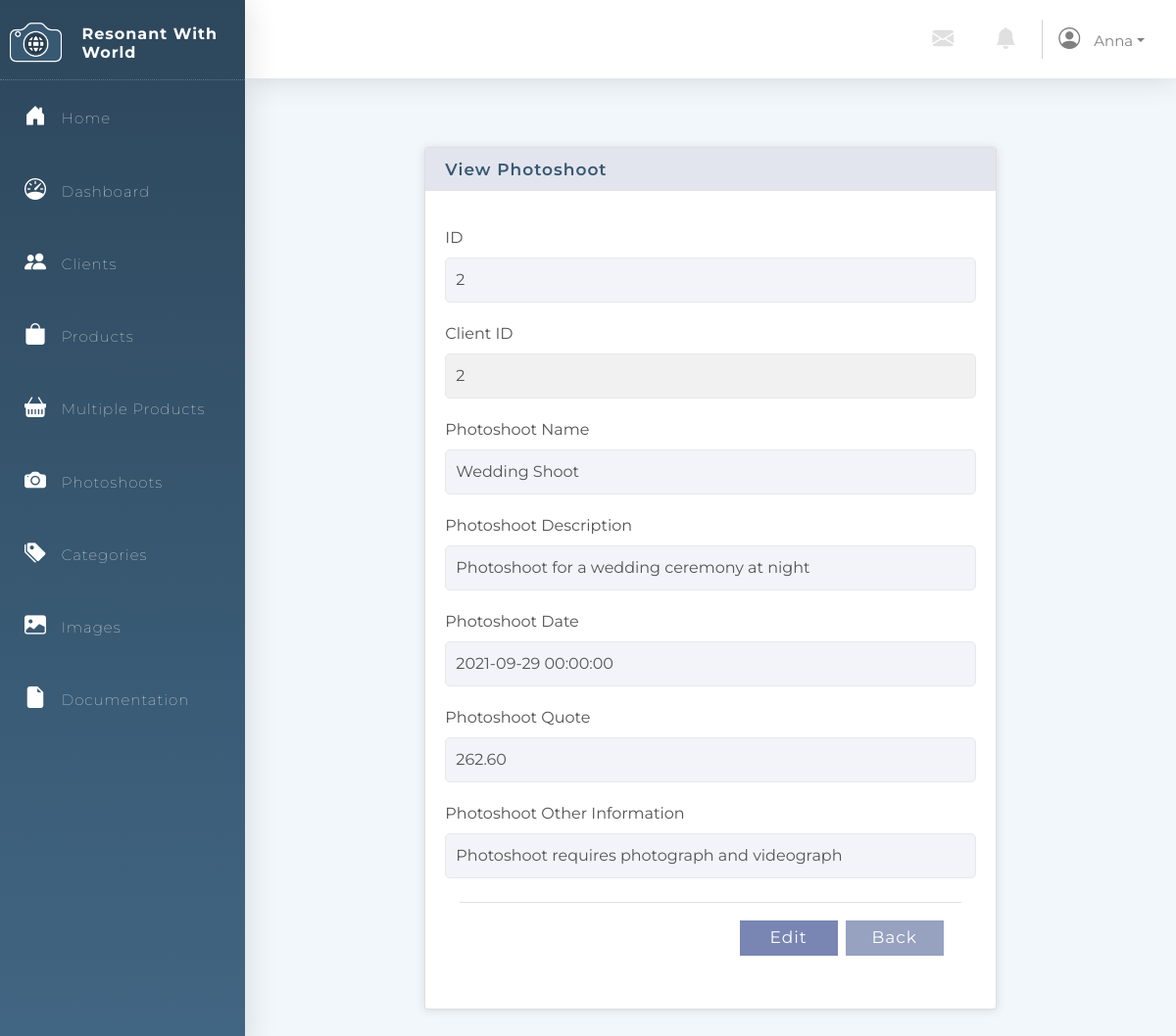
/Photoshoots/viewPhotoshoots.php?id=2 (signed in), run on the app's committed database.
### tables this page shows
CREATE TABLE `User` (
                        `User_ID` int(11) NOT NULL auto_increment,
                        `Username` varchar(64) NOT NULL,
                        `Email` varchar(64) NOT NULL UNIQUE KEY,
                        `Password` varchar(64) NOT NULL,
                        PRIMARY KEY (`User_ID`)
);

CREATE TABLE `Photo_Shoot` (
                               `Photo_Shoot_ID` int(11) auto_increment NOT NULL,
                               `Client_ID` int(11),
                               `Photo_Shoot_Name` varchar(64) NOT NULL,
                               `Photo_Shoot_Description` varchar(256) NOT NULL,
                               `Photo_Shoot_DateTime` datetime NOT NULL,
                               `Photo_Shoot_Quote` decimal(6,2) NOT NULL,
                               `Photo_Shoot_Other_Information` varchar(256) NULL,
                               PRIMARY KEY (`Photo_Shoot_ID`)
);

### Menu/connection.php (called while the page is built, shortened)
<?php
$db_host = "localhost";
$db_username = "fit2104";
$db_passwd = "fit2104";
$db_name = "fit2104_assignment2";
$dsn = "mysql:host=$db_host;dbname=$db_name";
$dbh = new PDO($dsn, $db_username, $db_passwd);
$PAGE_ALLOWGUEST = isset($PAGE_ALLOWGUEST) ? $PAGE_ALLOWGUEST : false;
if (!isset($PAGE_ID) || $PAGE_ID !== 'login') {
    if (!isset($_SESSION['user_id'])) {
        $_SESSION['referer'] = $_SERVER['PHP_SELF'];
        if (!$PAGE_ALLOWGUEST) {
            header("Location: /Login");
            exit();
        }
    } else {
        $user_stmt = $dbh->prepare("SELECT * FROM `User` WHERE `User_ID` = ?");
        if ($user_stmt->execute([$_SESSION['user_id']]) && $user_stmt->rowCount() == 1) {
            $user = $user_stmt->fetchObject();
            $PAGE_USERNAME = $user->Username;
        } else {
            session_destroy();
            header("Location: login.php?action=error&message=" . urlencode('It seems your account is being invalidated. Please contact administrator for more information.'));
            exit();
        }
    }
}
?>

### Photoshoots/viewPhotoshoots.php (the view, shortened to what this page needs)
<html lang="en">
<head>
    <link rel="stylesheet" type="text/css" href="../Styles/style.css"/>
    <link rel="stylesheet" href="https://stackpath.bootstrapcdn.com/bootstrap/4.3.1/css/bootstrap.min.css"
>
    <link rel="stylesheet" href="https://cdn.jsdelivr.net/npm/bootstrap-icons@1.5.0/font/bootstrap-icons.css">
</head>
<?php include('../Menu/menu.php'); ?>
<div class="container">
    <div class="row justify-content-center">
        <div class="col-8">
            <div class="card photoshoot-action-card">
                <h5 class="card-header">View Photoshoot</h5>
                <p class="card-text">
                <div class="container">
                    <?php
                    global $dbh;
                    if (!empty($_POST)) {
                        $query = "SELECT * FROM `Photo_Shoot` WHERE `Photo_Shoot_ID`=?";
                        $stmt = $dbh->prepare($query);
                        if ($stmt->execute([$_GET['id']])) {
                        } else {
                            die();
                        }
                    } else {
                        $query = "SELECT * FROM `Photo_Shoot` WHERE `Photo_Shoot_ID`=?";
                        $stmt = $dbh->prepare($query);
                        if ($stmt->execute([$_GET['id']])) {
                            if ($stmt->rowCount() > 0) {
                                $record = $stmt->fetchObject(); ?>
                                <form method="post">
                                    <div class="aligned-form">
                                        <div class="row">
                                            <label for="photo_shoot_id">ID</label>
                                            <input type="number" id="photo_shoot_id"
                                                   value="<?= $record->Photo_Shoot_ID ?>" disabled/>
                                        </div>
                                        <div class="row">
                                            <label for="client_id">Client ID</label>
                                            <input type="text" id="client_id" value="<?= $record->Client_ID ?>"
                                                   disabled/>
                                        </div>
                                        <div class="row">
                                            <label for="photo_shoot_name">Photoshoot Name</label>
                                            <input type="text" id="photo_shoot_name"
                                                   value="<?= $record->Photo_Shoot_Name ?>" disabled/>
                                        </div>
                                        <div class="row">
                                            <label for="photo_shoot_description">Photoshoot Description</label>
                                            <input type="text" id="photo_shoot_description"
                                                   value="<?= $record->Photo_Shoot_Description ?>" disabled/>
                                        </div>
                                        <div class="row">
                                            <label for="photo_shoot_datetime">Photoshoot Date</label>
                                            <input type="text" id="photo_shoot_datetime"
                                                   value="<?= $record->Photo_Shoot_DateTime ?>" disabled/>
                                        </div>
                                        <div class="row">
                                            <label for="photo_shoot_quote">Photoshoot Quote</label>
                                            <input type="text" id="photo_shoot_quote"
                                                   value="<?= $record->Photo_Shoot_Quote ?>" disabled/>
                                        </div>
                                        <div class="row">
                                            <label for="photo_shoot_other_information">Photoshoot Other
                                                Information</label>
                                            <input type="text" id="photo_shoot_other_information"
                                                   value="<?= $record->Photo_Shoot_Other_Information ?>" disabled/>
                                        </div>
                                        <br/>
                                        <div class="modal-footer">
                                            <button type="button" class="submit-button"
                                                    onclick="window.location='/Photoshoots/updatePhotoshoots.php?id=<?= $record->Photo_Shoot_ID ?>';return false;">Edit
                                            </button>
                                            <button class="cancel-button" type="button"
                                                    onclick="window.location='/Photoshoots';return false;">Back
                                            </button>
                                        </div>
                                </form>
                            <?php } else {
                                header("Location: Photoshoots");
                            }
                        }
                    } ?></div>
            </div>
        </div>
    </div>
</div>
</html>

### Menu/menu.php (shortened to what this page needs)
<?php
include("connection.php");
?>
<html lang="en">
<head>
    <link rel="stylesheet" type="text/css" href="../Styles/style.css"/>
    <link rel="stylesheet" href="https://stackpath.bootstrapcdn.com/bootstrap/4.3.1/css/bootstrap.min.css"
>
    <link rel="stylesheet" href="https://cdn.jsdelivr.net/npm/bootstrap-icons@1.5.0/font/bootstrap-icons.css">
</head>
<body>
<div class="sidebar-container">
    <div class="sidebar-logo d-flex justify-content-center">
        <img class="logo " src="../Images/Logo.png"/>
        <br/>
        <h3 class="company-name">Resonant With World</h3>
    </div>
    <ul class="sidebar-navigation">
        <li>
            <a href="/index.php">
                <i class="bi bi-house-door-fill" aria-hidden="true"></i> Home
            </a>
        </li>
        <li>
            <a href="/dashboard.php">
                <i class="bi bi-speedometer"></i> Dashboard
            </a>
        </li>
        <li>
            <a href="/Clients">
                <i class="bi bi-people-fill" aria-hidden="true"></i> Clients
            </a>
        </li>
        <li>
            <a href="/Products">
                <i class="bi bi-bag-fill" aria-hidden="true"></i> Products
            </a>
        </li>
        <li>
            <a href="/Products/multipleProducts.php">
                <i class="bi bi-basket-fill" aria-hidden="true"></i> Multiple Products
            </a>
        </li>
        <li>
            <a href="/Photoshoots">
                <i class="bi bi-camera-fill" aria-hidden="true"></i> Photoshoots
            </a>
        </li>
        <li>
            <a href="/Categories">
                <i class="bi bi-tags-fill" aria-hidden="true"></i> Categories
            </a>
        </li>
        <li>
            <a href="/Images">
                <i class="bi bi-image-fill" aria-hidden="true"></i> Images
            </a>
        </li>
        <li>
            <a href="/Documentation">
                <i class="bi bi-file-earmark-fill" aria-hidden="true"></i> Documentation
            </a>
        </li>
    </ul>
</div>
<div class="content-container">
    <nav class="bg-white">
        <div class="navbar-brand d-flex justify-content-end">
            <a href="#" class="nav-link icon"> <i class="bi bi-envelope-fill"></i></a>
            <a href="#" class="nav-link icon"> <i class="bi bi-bell-fill"></i></a>
            <div class="nav-item dropdown">
                <a href="#" class="nav-link dropdown-toggle topbar-text" data-toggle="dropdown"><i
                            class="bi bi-person-circle"></i>
                    <?php echo $PAGE_USERNAME ?></a>
            </div>
        </div>
    </nav>
    <div class="container-fluid">
</body>
</html>

### Styles/style.css (style rules this page uses)
* { font-family: Montserrat, sans-serif !important; }
html, body { min-height: 100%; background: #f2f7fb; }
.container { min-height: 70vh!important; }
.sidebar-container { position: fixed; width: 250px; height: 100%; left: 0; overflow-x: hidden; display: block; overflow-y: auto; background: linear-gradient(180deg, #2d475c 0%, #416683 100%); color: #fff; font-family: Montserrat, sans-serif; letter-spacing: 1px; font-weight: 100; box-shadow: 0.15rem 0.15rem 1.75rem 0 rgba(58, 59, 69, 0.15); z-index: 3 !important; transition: all 0.5s; }
.sidebar-logo { padding: 20px 10px 10px 10px; border-bottom: 1px dotted rgba(173, 216, 230, 0.329); }
.company-name { font-size: 16px; font-weight: bold; padding-left: 20px; padding-top: 5px; }
.logo { height: 50px; }
i { font-size: 22px; margin-right: 10px; }
.sidebar-navigation { padding: 0; margin: 0; list-style-type: none; position: relative; }
.sidebar-navigation li { position: relative; display: inline-block; width: 100%; line-height: 20px; }
.sidebar-navigation li a { padding: 25px; font-size: 15px; display: block; color: #fff; }
.sidebar-navigation li::before { background: linear-gradient(90deg, #7986b4 0%, #416683 100%); position: absolute; content: ""; height: 100%; left: 0; top: 0; -webkit-transition: width 0.2s ease-in; transition: width 0.2s ease-in; width: 1px; margin-left: -1px; z-index: -1; }
nav { box-shadow: 0 0.15rem 1.75rem 0 rgba(58, 59, 69, 0.15); height: 80px; padding-top: 15px; z-index: 1 !important; }
.icon { color: #e0e0e0; }
.topbar-text { color: grey; font-size: 15px; }
.content-container { padding: 0 0 0 250px; margin: 0; color: #535353; font-family: Montserrat, sans-serif; background: #f2f7fb; height: 100%; }
.row { margin-top: 20px !important; }
.card { box-shadow: 0 1px 10px rgba(58, 59, 69, 0.15); }
.card-header { font-size: 17px; font-weight: 600; letter-spacing: 1px; color: #385972; border: none !important; background: #e3e5ee !important; }
ul { list-style-type: none; }
.submit-button { border: none; background: #7986b4; color: white; width: 100px; font-size: 17px; padding: 5px; margin-bottom: 5px; letter-spacing: 1px; transition: all 0.5s; border-radius: 0; margin: 2px; }
.cancel-button { border: none; background: #97a1c0; color: white; width: 100px; font-size: 17px; padding: 5px; margin-bottom: 5px; letter-spacing: 1px; transition: all 0.5s; border-radius: 0; margin: 2px; }
label { display: block; font-size: 16px; }
input[id="client_id"], input[id="category_id"] { background: #f1f1f1 !important; }
input { background: #f3f4fa; border: none; border-radius: 5px; width: 100%; padding: 10px; margin-left: 10px; margin-right: 10px; border: 1px solid #e8e8e8; }
.aligned-form { padding: 0 20px 20px 20px !important; }
.photoshoot-action-card { margin-top: 50px!important; max-height: 1000px!important; min-height: 300px!important; margin-bottom: 40px; }

### data on the page
user: Username "Anna"
photo_shoot: Photo_Shoot_ID "2", Client_ID "2", Photo_Shoot_Name "Wedding Shoot", Photo_Shoot_Description "Photoshoot for a wedding ceremony at night", Photo_Shoot_DateTime "2021-09-29 00:00:00", Photo_Shoot_Quote "262.60", Photo_Shoot_Other_Information "Photoshoot requires photograph and videograph"
